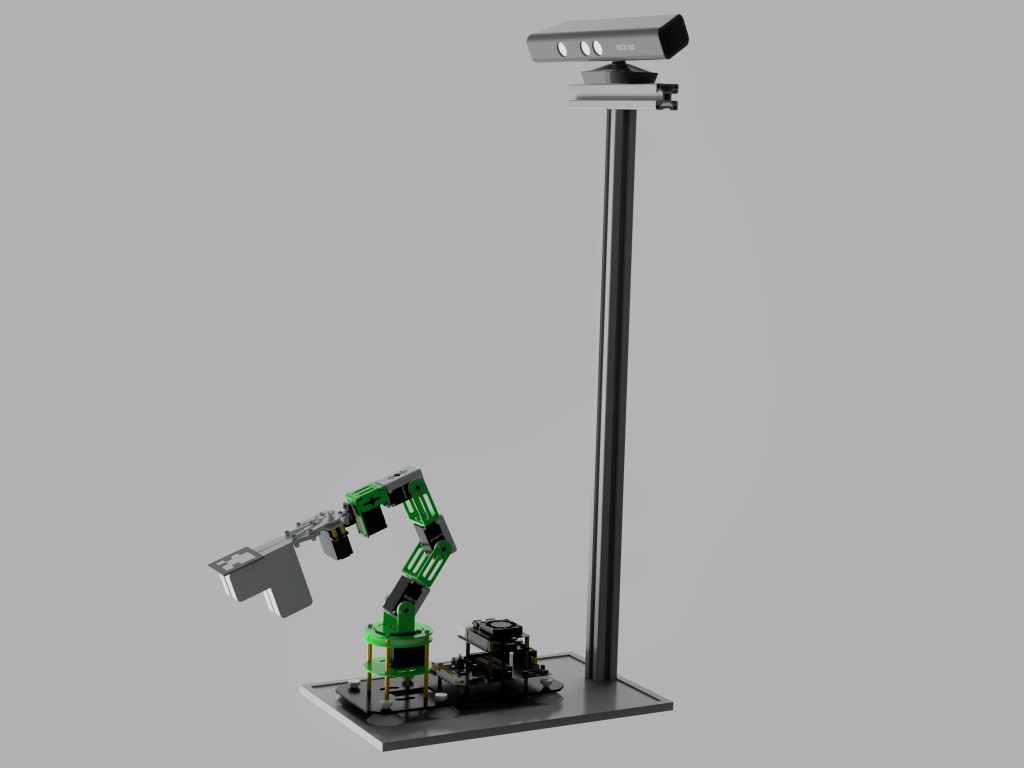
#> input picture img.png, 2048 x 1536 px (shown at 1/2 size)
$ python -i vision.py   (imports and definitions only)
#> lines starting #> are read from the running program, lines starting #| are printed output that depends on the picture; after the words box and inside, x2 and y2 are one past the last pixel; in counts of white or black regions, pixels touching at a corner belong together
#> further down, picture is the input picture: shape (1536, 2048, 3); mean B, G, R 169.1, 169.6, 169.1
import os
import sys
import cv2
import numpy as np
import open3d as o3d

PROJECT_PATH = os.getcwd()
SOURCE_PATH = os.path.join(
    PROJECT_PATH
)
sys.path.append(SOURCE_PATH)


# [45 lines left out: functions filter_roi_in_pcd, create_point3d_from_xyz, not called in this run]


def get_block_center(img, debug=False):
    """
    Detects the center of the largest connected component in the provided image.

    Args:
        img (numpy.ndarray): The input image in BGR color space.

    Returns:
        numpy.ndarray: Image with only the largest connected component.
    """
#> called with debug = False
    # Convert image from BGR to RGB color space
    img = cv2.cvtColor(img, cv2.COLOR_BGR2RGB)
    # Convert image from RGB to HSV color space
    imgHSV = cv2.cvtColor(img, cv2.COLOR_BGR2HSV)
#> imgHSV: shape (1536, 2048, 3); mean H, S, V 3.2, 2.1, 169.6
    # Define lower and upper bounds for HSV thresholding
    lower_hsv = np.array([0, 220, 102])
    upper_hsv = np.array([179, 255, 255])
    # Threshold the image to get the mask of the largest connected component
    mask_hsv = cv2.inRange(imgHSV, lower_hsv, upper_hsv)
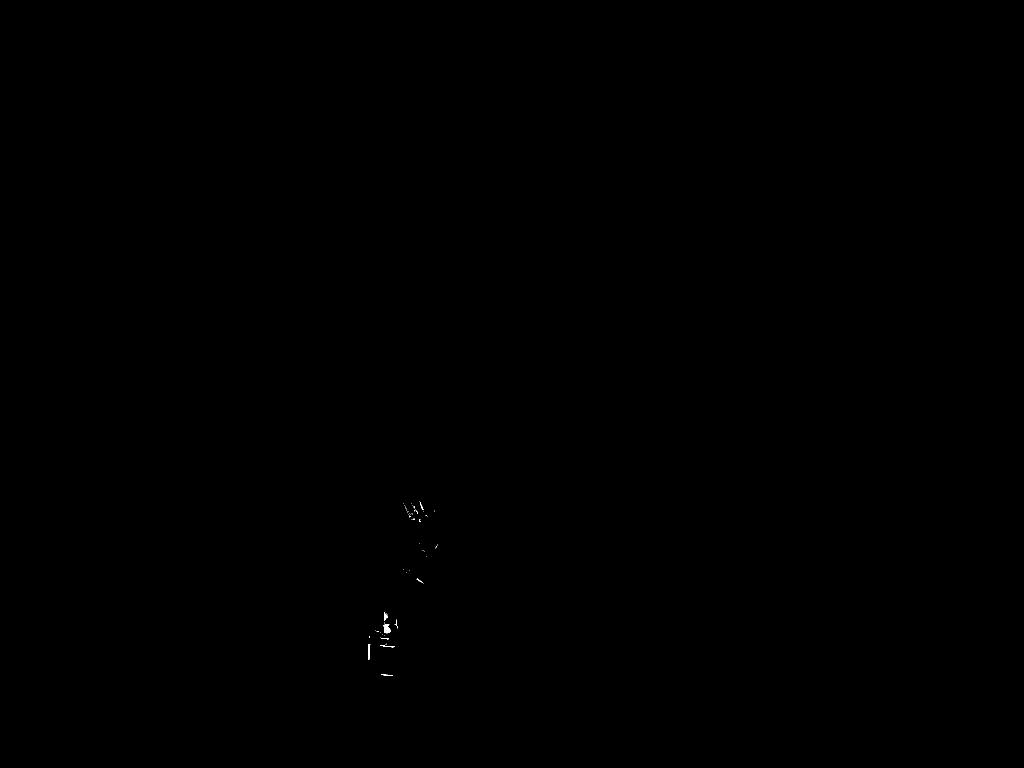
#> mask_hsv: shape (1536, 2048) (shown at 1/2 size); 0.02% white; 63 white regions (55 under 20 px)
    contours, hierarchy = cv2.findContours(mask_hsv, cv2.RETR_EXTERNAL, cv2.CHAIN_APPROX_SIMPLE)
#> contours = 63 contours, 60 with area under 20; largest, box (x1, y1, x2, y2) and area: (767, 1247, 782, 1267) 167, (737, 1288, 741, 1320) 61, (768, 1224, 776, 1242) 54
    # Find the largest contour (largest connected component)
    max_contour = max(contours, key=cv2.contourArea)
#> max_contour = contour of 31 points, box (x1, y1, x2, y2) (767, 1247, 782, 1267), area 167
    # Create an empty image to draw the ellipse
    ellipse_img = np.zeros_like(mask_hsv)
    # Fit an ellipse to the largest contour and get its center
    M = cv2.moments(max_contour)
#> M = moments, m00 167, centre m10/m00, m01/m00 = (773.2, 1257.5)
    center = (int(M["m10"] / M["m00"]), int(M["m01"] / M["m00"]))
#> center = (773, 1257)
    # Draw a filled circle at the center of the ellipse
    cv2.circle(ellipse_img, center,
               5, 255, thickness=cv2.FILLED)
#> ellipse_img: shape (1536, 2048); 0% white; 1 white region, box (x1, y1, x2, y2) and area: (768, 1252, 779, 1263) 81
    # Apply the mask to the original image
    img_result_hsv = cv2.bitwise_and(img, img, mask=(ellipse_img).astype(np.uint8))
    if debug == True:
        img_result_hsv = cv2.bitwise_and(img, img, mask=cv2.bitwise_not(ellipse_img).astype(np.uint8))
    # Create a named window
    if debug:
        cv2.namedWindow("mask")
        cv2.imshow('mask', img_result_hsv)
        cv2.waitKey(0)
    return img_result_hsv

>>> import cv2
>>> picture = cv2.imread('../img.png')
>>> result = get_block_center(picture)
